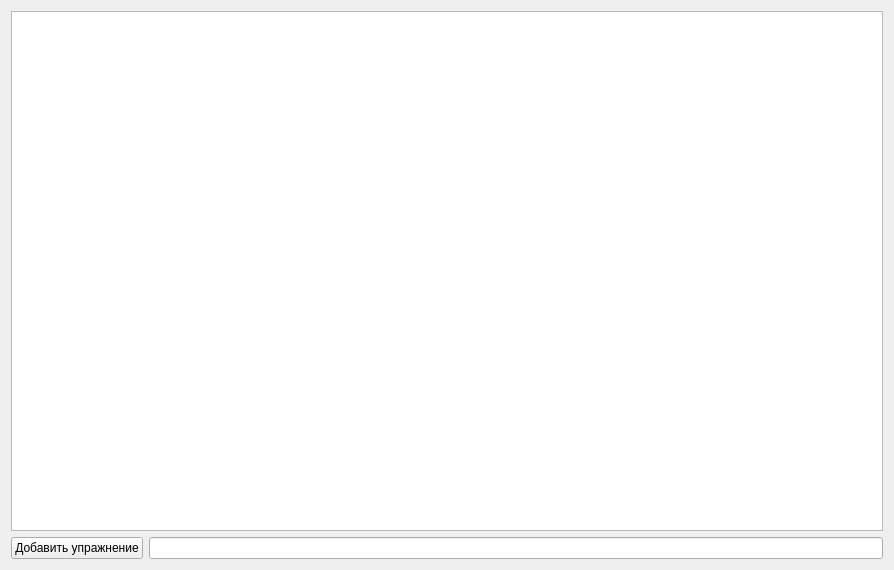
<?xml version="1.0" encoding="UTF-8"?>
<ui version="4.0">
 <class>ExeciseWidget</class>
 <widget class="QWidget" name="ExeciseWidget">
  <property name="geometry">
   <rect>
    <x>0</x>
    <y>0</y>
    <width>894</width>
    <height>570</height>
   </rect>
  </property>
  <property name="windowTitle">
   <string>Form</string>
  </property>
  <layout class="QGridLayout" name="gridLayout">
   <item row="0" column="0" colspan="2">
    <widget class="QTableView" name="tableView"/>
   </item>
   <item row="1" column="0">
    <widget class="QPushButton" name="pushButton">
     <property name="text">
      <string>Добавить упражнение</string>
     </property>
    </widget>
   </item>
   <item row="1" column="1">
    <widget class="QLineEdit" name="lineEdit"/>
   </item>
  </layout>
 </widget>
 <resources/>
 <connections/>
</ui>
